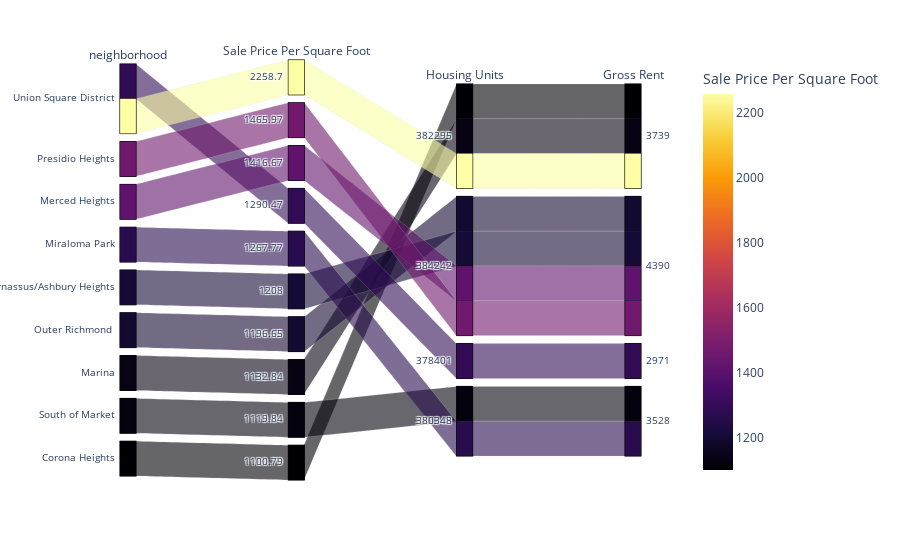

Source (notebook cell):
### Markdown cell above
### Create a parallel coordinates plot and parallel categories plot of most expensive neighborhoods in San Francisco per year

### Code cell
# Parallel Categories Plot
most_expensive_para_cat_plot = px.parallel_categories(
        expensive_neighborhoods_per_year_df,
        dimensions=["neighborhood", "sale_price_sqr_foot", "housing_units", "gross_rent"],
        color="sale_price_sqr_foot",
        color_continuous_scale=px.colors.sequential.Inferno,
        labels={
            "sale_price_sqr_foot": "Sale Price Per Square Foot",
            "housing_units": "Housing Units",
            "gross_rent": "Gross Rent",
            },
        width=1200,
    )
most_expensive_para_cat_plot.show()

### Figure 1 — Plotly figure (JSON) as saved in the notebook; plotly's stock layout.template omitted (floating-point values rounded to 4 significant figures)
{"data": [{"dimensions": [{"label": "neighborhood", "values": ["Union Square District", "Presidio Heights", "Merced Heights", "Union Square District", "Miraloma Park", "Parnassus/Ashbury Heights", "Outer Richmond ", "Marina", "South of Market", "Corona Heights"]}, {"label": "Sale Price Per Square Foot", "values": [2259.0, 1466.0, 1417.0, 1290.0, 1268.0, 1208, 1197.0, 1133.0, 1120.0, 1101.0]}, {"label": "Housing Units", "values": [382295, 384242, 384242, 378401, 380348, 384242, 384242, 382295, 380348, 382295]}, {"label": "Gross Rent", "values": [3739, 4390, 4390, 2971, 3528, 4390, 4390, 3739, 3528, 3739]}], "domain": {"x": [0, 1], "y": [0, 1]}, "line": {"color": [2259.0, 1466.0, 1417.0, 1290.0, 1268.0, 1208, 1197.0, 1133.0, 1120.0, 1101.0], "coloraxis": "coloraxis"}, "name": "", "type": "parcats"}], "layout": {"autosize": true, "coloraxis": {"colorbar": {"title": {"text": "Sale Price Per Square Foot"}}, "colorscale": [[0, "#000004"], [0.1111, "#1b0c41"], [0.2222, "#4a0c6b"], [0.3333, "#781c6d"], [0.4444, "#a52c60"], [0.5556, "#cf4446"], [0.6667, "#ed6925"], [0.7778, "#fb9b06"], [0.8889, "#f7d13d"], [1, "#fcffa4"]]}, "legend": {"tracegroupgap": 0}, "margin": {"t": 60}}}
